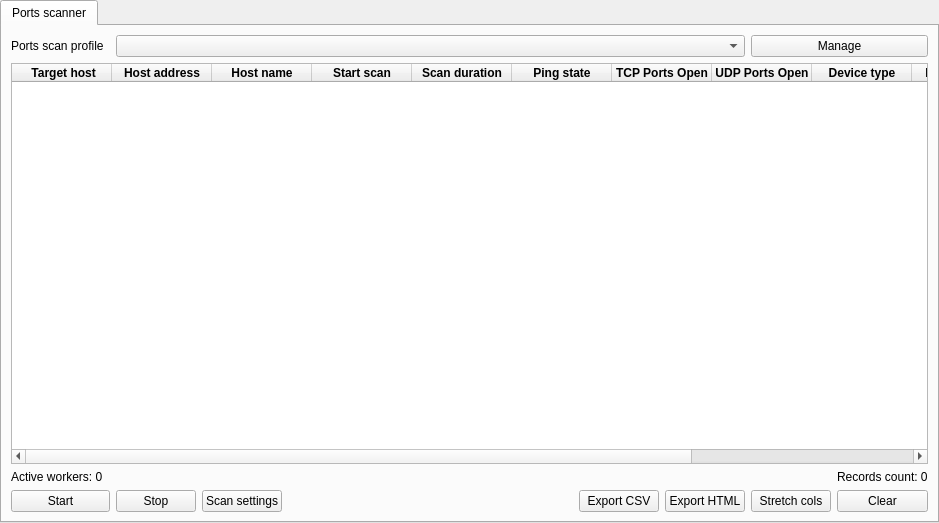
<?xml version="1.0" encoding="UTF-8"?>
<ui version="4.0">
 <class>UiNetwork</class>
 <widget class="QWidget" name="Network">
  <property name="geometry">
   <rect>
    <x>0</x>
    <y>0</y>
    <width>939</width>
    <height>523</height>
   </rect>
  </property>
  <property name="windowTitle">
   <string>Network</string>
  </property>
  <layout class="QGridLayout" name="gridLayout">
   <property name="leftMargin">
    <number>0</number>
   </property>
   <property name="topMargin">
    <number>0</number>
   </property>
   <property name="rightMargin">
    <number>0</number>
   </property>
   <property name="bottomMargin">
    <number>0</number>
   </property>
   <item row="0" column="0">
    <widget class="QTabWidget" name="tabWidget">
     <property name="currentIndex">
      <number>0</number>
     </property>
     <widget class="QWidget" name="tab">
      <attribute name="title">
       <string>Ports scanner</string>
      </attribute>
      <layout class="QGridLayout" name="gridLayout_2">
       <item row="2" column="8">
        <widget class="QLabel" name="label_PortScanner_RecordsCount">
         <property name="text">
          <string>Records count: 0</string>
         </property>
        </widget>
       </item>
       <item row="2" column="0">
        <widget class="QLabel" name="label_PortsScanner_ActiveWorkers">
         <property name="text">
          <string>Active workers: 0</string>
         </property>
        </widget>
       </item>
       <item row="3" column="6">
        <widget class="QPushButton" name="pushButton_PortsScanner_ExportHTML">
         <property name="text">
          <string>Export HTML</string>
         </property>
        </widget>
       </item>
       <item row="3" column="4">
        <spacer name="horizontalSpacer">
         <property name="orientation">
          <enum>Qt::Horizontal</enum>
         </property>
         <property name="sizeHint" stdset="0">
          <size>
           <width>402</width>
           <height>20</height>
          </size>
         </property>
        </spacer>
       </item>
       <item row="3" column="0" colspan="2">
        <widget class="QPushButton" name="pushButton_PortsScanner_Start">
         <property name="text">
          <string>Start</string>
         </property>
        </widget>
       </item>
       <item row="0" column="2" colspan="5">
        <widget class="QComboBox" name="comboBox_ScanProfiles"/>
       </item>
       <item row="1" column="0" colspan="9">
        <widget class="AdvancedTableWidget" name="tableWidget_PortsScanner">
         <column>
          <property name="text">
           <string> Target host</string>
          </property>
          <property name="font">
           <font>
            <bold>true</bold>
           </font>
          </property>
         </column>
         <column>
          <property name="text">
           <string>Host address</string>
          </property>
          <property name="font">
           <font>
            <bold>true</bold>
           </font>
          </property>
         </column>
         <column>
          <property name="text">
           <string>Host name</string>
          </property>
          <property name="font">
           <font>
            <bold>true</bold>
           </font>
          </property>
         </column>
         <column>
          <property name="text">
           <string>Start scan</string>
          </property>
          <property name="font">
           <font>
            <bold>true</bold>
           </font>
          </property>
         </column>
         <column>
          <property name="text">
           <string>Scan duration</string>
          </property>
          <property name="font">
           <font>
            <bold>true</bold>
           </font>
          </property>
         </column>
         <column>
          <property name="text">
           <string>Ping state</string>
          </property>
          <property name="font">
           <font>
            <bold>true</bold>
           </font>
          </property>
         </column>
         <column>
          <property name="text">
           <string>TCP Ports Open</string>
          </property>
          <property name="font">
           <font>
            <bold>true</bold>
           </font>
          </property>
         </column>
         <column>
          <property name="text">
           <string>UDP Ports Open</string>
          </property>
          <property name="font">
           <font>
            <bold>true</bold>
           </font>
          </property>
         </column>
         <column>
          <property name="text">
           <string>Device type</string>
          </property>
          <property name="font">
           <font>
            <bold>true</bold>
           </font>
          </property>
         </column>
         <column>
          <property name="text">
           <string>Device name</string>
          </property>
          <property name="font">
           <font>
            <bold>true</bold>
           </font>
          </property>
         </column>
         <column>
          <property name="text">
           <string>OS</string>
          </property>
          <property name="font">
           <font>
            <bold>true</bold>
           </font>
          </property>
         </column>
         <column>
          <property name="text">
           <string>Status</string>
          </property>
          <property name="font">
           <font>
            <bold>true</bold>
           </font>
          </property>
         </column>
        </widget>
       </item>
       <item row="0" column="7" colspan="2">
        <widget class="QPushButton" name="pushButton_ManageProfiles">
         <property name="text">
          <string>Manage</string>
         </property>
        </widget>
       </item>
       <item row="3" column="2">
        <widget class="QPushButton" name="pushButton_PortsScanner_Stop">
         <property name="text">
          <string>Stop</string>
         </property>
        </widget>
       </item>
       <item row="3" column="8">
        <widget class="QPushButton" name="pushButton_PortsScanner_Clear">
         <property name="text">
          <string>Clear</string>
         </property>
        </widget>
       </item>
       <item row="0" column="0">
        <widget class="QLabel" name="label">
         <property name="text">
          <string>Ports scan profile</string>
         </property>
        </widget>
       </item>
       <item row="3" column="7">
        <widget class="QPushButton" name="pushButton_PortsScanner_StretchCols">
         <property name="text">
          <string>Stretch cols</string>
         </property>
        </widget>
       </item>
       <item row="3" column="5">
        <widget class="QPushButton" name="pushButton_PortsScanner_ExportCSV">
         <property name="text">
          <string>Export CSV</string>
         </property>
        </widget>
       </item>
       <item row="3" column="3">
        <widget class="QPushButton" name="pushButton_PortsScanner_ScanSettings">
         <property name="text">
          <string>Scan settings</string>
         </property>
        </widget>
       </item>
      </layout>
     </widget>
    </widget>
   </item>
  </layout>
 </widget>
 <customwidgets>
  <customwidget>
   <class>AdvancedTableWidget</class>
   <extends>QTableWidget</extends>
   <header>base/extensions/AdvancedTableWidget.h</header>
  </customwidget>
 </customwidgets>
 <resources/>
 <connections/>
 <slots>
  <slot>PortsScanner_ManageScanProfiles_pushButtonCLicked()</slot>
  <slot>PortsScanner_StartScan_pushButtonClocked()</slot>
  <slot>PortsScanner_StopScan_pushButtonClocked()</slot>
  <slot>PortsScanner_StretchTable_pushButtonClocked()</slot>
  <slot>PortsScanner_ClearTable_pushButtonClocked()</slot>
  <slot>PortsScanner_tableWidget_customContextMenuRequested(QPoint)</slot>
 </slots>
</ui>
